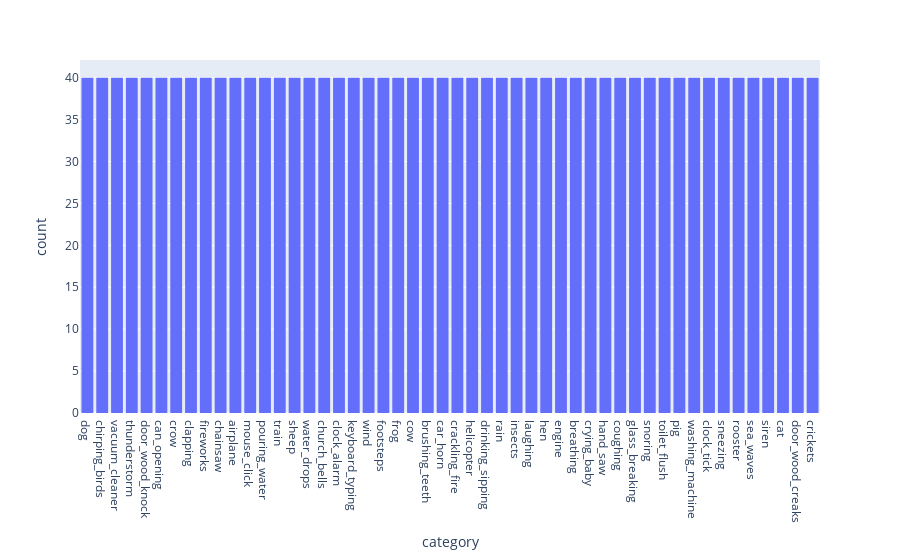

Notebook cell for this chart:
### Code cell
px.histogram(df_esc, x='category')

### Figure 1 — Plotly figure (JSON) as saved in the notebook; plotly's stock layout.template omitted (floating-point values rounded to 4 significant figures; data arrays with more than 128 entries replaced by an {"elided": "..."} marker saying what was removed)
{"data": [{"alignmentgroup": "True", "bingroup": "x", "hovertemplate": "category=%{x}<br>count=%{y}<extra></extra>", "legendgroup": "", "marker": {"color": "#636efa"}, "name": "", "offsetgroup": "", "orientation": "v", "showlegend": false, "type": "histogram", "x": {"elided": "2000 str values"}, "xaxis": "x", "yaxis": "y"}], "layout": {"barmode": "relative", "legend": {"tracegroupgap": 0}, "margin": {"t": 60}, "xaxis": {"anchor": "y", "domain": [0, 1], "title": {"text": "category"}}, "yaxis": {"anchor": "x", "domain": [0, 1], "title": {"text": "count"}}}}
